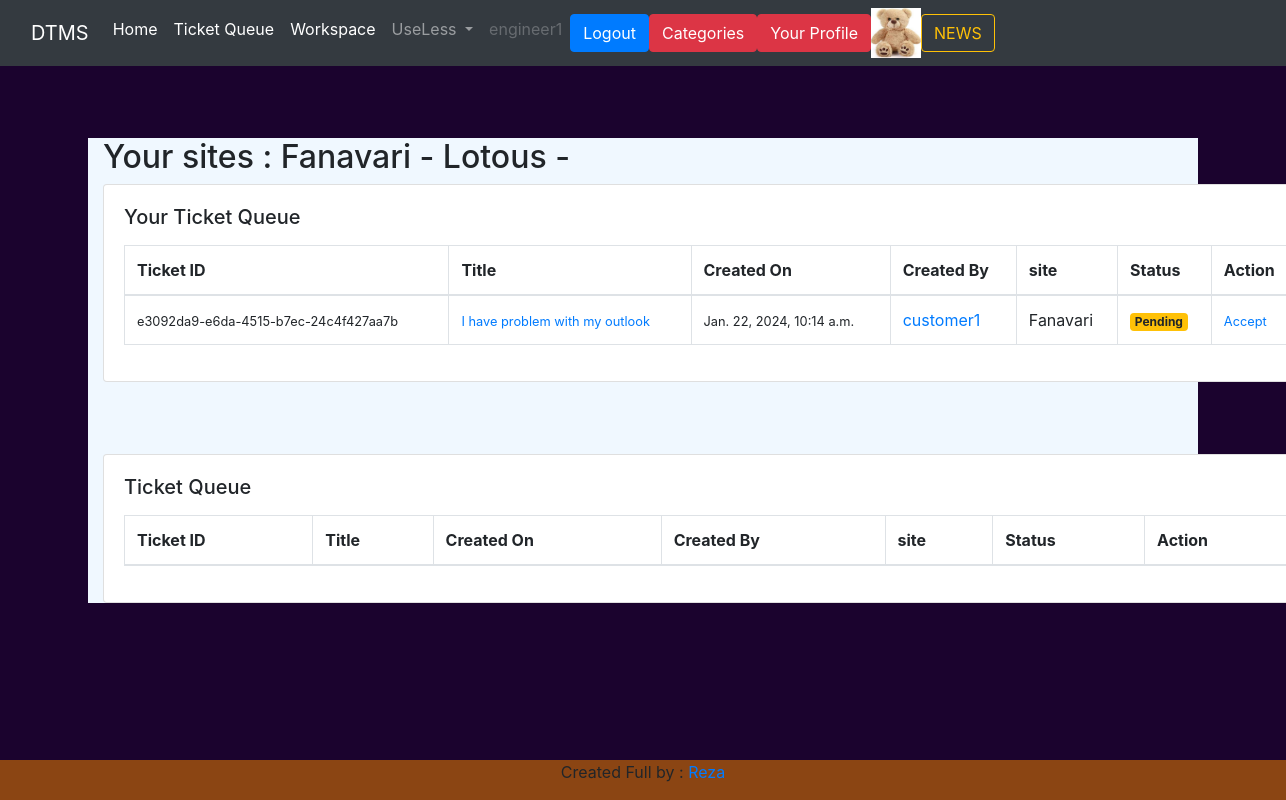
Page /ticket/ticket-queue/ (signed in) on the earlier database version.
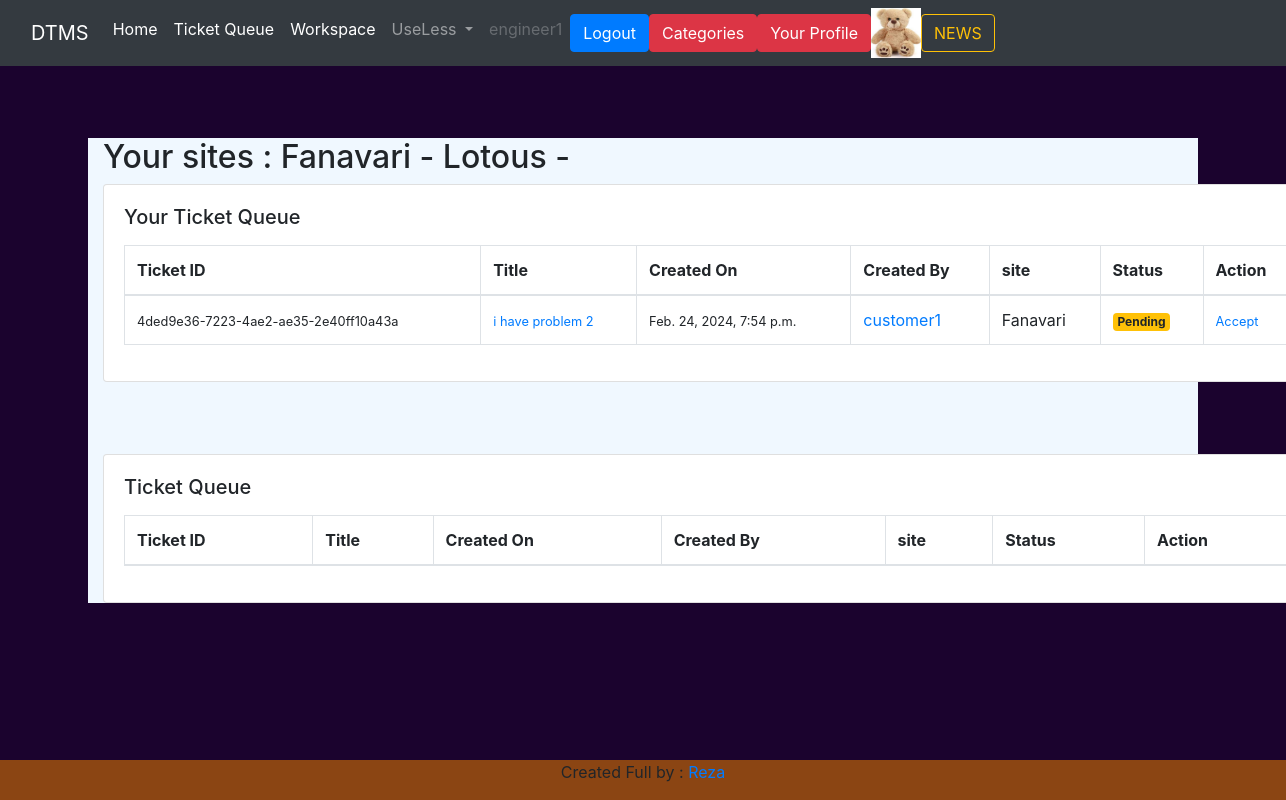
Same page on the later database version.
### users/models.py (models this page shows, shortened)
class Site(models.Model):
    name = models.CharField(max_length=100 , unique=True)
    description = models.TextField()
    date_created = models.DateTimeField(auto_now_add=True)
    slug = models.SlugField(max_length=255, unique=True , blank=True , null=True)
    def __str__(self) :
        return self.name

class User(AbstractUser):
    mode_choices = (
        ('engineer' , 'engineer'),
        ('customer', 'customer'),
    )
    is_customer = models.BooleanField(default=False)
    is_engineer = models.BooleanField(default=False)
    site = models.ForeignKey(Site ,on_delete=models.DO_NOTHING, null=True , blank=True)
    ssites = models.ManyToManyField(Site, related_name='ssites')
    contact = models.CharField(max_length=200,null=True , blank=True)
    image = models.ImageField(upload_to='profilepics', blank=True , null=True)
    def __str__(self) :
        return self.username

### ticket/models.py (models this page shows, shortened)
class Ticket(models.Model):
    status_choices = (
        ('Active' , 'Active'),
        ('Completed', 'Completed'),
        ('Pending' , 'Pending'),
    )
    mode_choices = (
        ('Incident' , 'Incident'),
        ('New Service', 'New Service'),
    )
    number = models.UUIDField(default=uuid.uuid4)
    title = models.CharField(max_length=100)
    description = models.TextField()
    created_by = models.ForeignKey(User, on_delete=models.CASCADE , related_name='created_by')
    date_created = models.DateTimeField(auto_now_add=True)
    assigned_to = models.ForeignKey(User, on_delete=models.SET_NULL, null=True , blank=True)
    is_resolved = models.BooleanField(default=False)
    accepted_date = models.DateTimeField(null=True, blank=True)
    closed_date = models.DateTimeField(null=True , blank=True)
    ticket_status = models.CharField(max_length=15 , choices=status_choices)
    solver = models.ForeignKey(User , related_name='solver',on_delete=models.SET_NULL, null=True , blank=True )
    site = models.ForeignKey(Site ,on_delete=models.SET_NULL, null=True , blank=True )
    category = models.ForeignKey(Category ,on_delete=models.SET_NULL, null=True , blank=True )
    solution = models.ForeignKey(Solution , on_delete=models.SET_NULL, null=True , blank=True)

### ticket/views.py (the view)
# urls.py: path('ticket-queue/' , views.ticket_queue , name='ticket-queue' ),
@login_required
def ticket_queue(request):
    sites = request.user.ssites.all()
    tickets = Ticket.objects.filter(ticket_status='Pending')
    unrelated_ticket = tickets.exclude(created_by__site__in = sites)
    your_sites_tickets = tickets.filter(created_by__site__in = sites)
    return render(request, 'ticket/ticket_queue.html' , {
        'tickets' : unrelated_ticket,
        'sites' :sites,
        'your_tickets':your_sites_tickets,
    })

### templates/ticket/ticket_queue.html (shortened to what this page needs)
{% extends 'base.html' %}
{% load widget_tweaks %}
{% block content %}
<div class="container mt-5" style="background-color: aliceblue;">
    <h2>
        {% if sites %}
            Your sites :
            {% for site in sites %}
                {{ site }} -
            {% endfor %}
        {% endif %}
    </h2>
    <div class="card mx-auto" style="width: 76rem;">
        <div class="card-body">
            <h5 class="card-title mb-3">Your Ticket Queue</h5>
            <table class="table table-bordered">
                <thead>
                    <tr>
                        <th scope="col">Ticket ID</th>
                        <th scope="col">Title</th>
                        <th scope="col">Created On</th>
                        <th scope="col">Created By</th>
                        <th scope="col">site</th>
                        <th scope="col">Status</th>
                        <th scope="col">Action</th>
                    </tr>
                </thead>
                <tbody>
                    {% for ticket in your_tickets %}
                        <tr>
                            <td><small>{{ ticket.number }}</small></td>
                            <td><small><a href="{% url 'ticket-details' ticket.number %}">{{ ticket.title }}</a></small></td>
                            <td><small>{{ ticket.date_created }}</small></td>
                            <td><a href="{% url 'home' ticket.created_by.username %}">{{ ticket.created_by }}</a></td>
                            <td>{{ ticket.created_by.site }}</td>
                            {% if ticket.ticket_status == 'Active' %}
                                <td><span class="badge bg-success">Active</span></td>
                            {% elif ticket.ticket_status == 'Pending' %}
                                <td><span class="badge bg-warning">Pending</span></td>
                            {% elif ticket.ticket_status == 'Completed' %}
                                <td><span class="badge bg-danger">Completed</span></td>
                            {% endif %}
                            <td><small><a href="{% url 'accept-ticket' ticket.number %}">Accept</a></small></td>
                        </tr>
                    {% endfor %}
                </tbody>
            </table>
        </div>
    </div>
    <br>
    <br>
    <br>
    <div class="card mx-auto" style="width: 76rem;">
        <div class="card-body">
            <h5 class="card-title mb-3">Ticket Queue</h5>
            <table class="table table-bordered">
                <thead>
                    <tr>
                        <th scope="col">Ticket ID</th>
                        <th scope="col">Title</th>
                        <th scope="col">Created On</th>
                        <th scope="col">Created By</th>
                        <th scope="col">site</th>
                        <th scope="col">Status</th>
                        <th scope="col">Action</th>
                    </tr>
                </thead>
            </table>
        </div>
    </div>
</div>
{% endblock content %}

Differences in the rows shown:
removed Ticket: number "e3092da9-e6da-4515-b7ec-24c4f427aa7b", title "I have problem with my outlook", date_created "Jan. 22, 2024, 10:14 a.m.", created_by "customer1", created_by.site "Fanavari", ticket_status "Pending"
added Ticket: number "4ded9e36-7223-4ae2-ae35-2e40ff10a43a", title "i have problem 2", date_created "Feb. 24, 2024, 7:54 p.m.", created_by "customer1", created_by.site "Fanavari", ticket_status "Pending"
